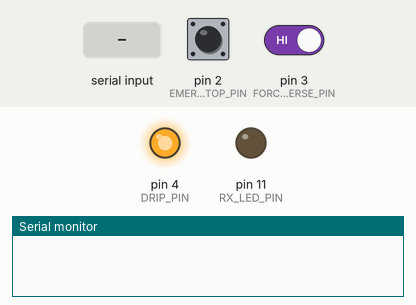
Bench run of a sketch on a simulated Arduino Uno, built with avr-gcc and run on an emulated ATmega328P. Parts: output pins drawn as LEDs (lit = HIGH), the last lines printed to the serial monitor. Dashed ring = blinking. The inputs (shaded band) are chosen by the test bench; at power-on: pin 2 (EMERGENCY_STOP_PIN) HIGH, pin 3 (FORCE_REVERSE_PIN) HIGH. Pins used as bus, display or sensor lines are not drawn.

Above: at 1.2 s.
1.3 s: "1" received over Serial
At 3.1 s:
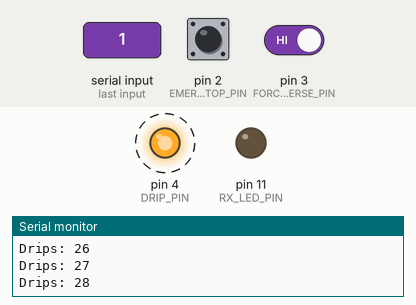
4.3 s: pin 2 (EMERGENCY_STOP_PIN) pulled LOW for 3.2 s
9.0 s: "D" received over Serial
12.0 s: "0" received over Serial
At 13.2 s:
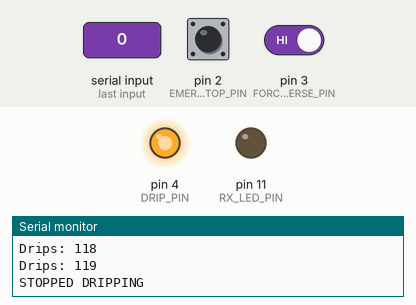
13.5 s: pin 3 (FORCE_REVERSE_PIN) driven LOW
At 14.0 s:
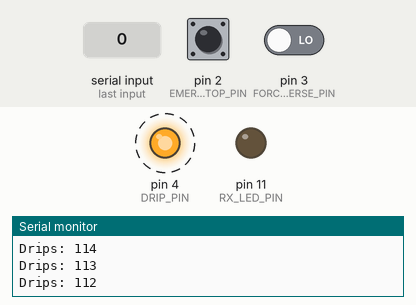
Timing chart, 0 to 17.5 s (numbered marks = the images above; inputs shaded):
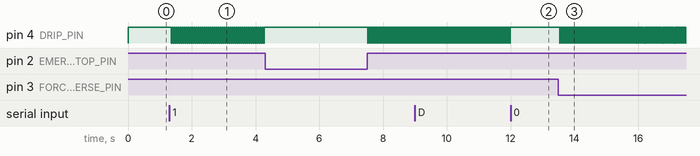

Measured:
- after the input at 1.3 s, pin 4 (DRIP_PIN): alternates HIGH for 0.04 s and LOW for 0.03 s, starting after 0.06 s
- after the input at 12.0 s, pin 4 (DRIP_PIN): stops changing and stays HIGH
- after the input at 13.5 s, pin 4 (DRIP_PIN): alternates HIGH for 0.04 s and LOW for 0.03 s, starting at once

The sketch:

Stepper_Motor_Dripper.ino
```cpp
//PIN Defines
const short STEPPER_DIRECTION_PIN = 8;
const short STEPPER_STEP_PIN = 9;
const short RX_LED_PIN = 11;
const short DRIP_PIN = 4;
const short FORCE_REVERSE_PIN = 3;
const short EMERGENCY_STOP_PIN = 2;
const short REWIND_AFTER_PRINT_SELECTOR = 7;


//Serial Commands
const int dripOnCommand = 49;
const int dripOffCommand = 48;
const int layerStartCommand = 83;
const int layerEndCommand = 69;
const int printCompleteCommand = 77;

//Constants -- THESE CAN BE CHANGED
const int minStepperMicroSeconds = 1000;
const int maxForwardDripSpeed = 1;
const int maxReverseDripSpeed = 1;
const bool emulateDripsInReverse = false;
const int stepperSteps = 200;
const int berrings = 3;
const int stepsPerDrip = 30;
const int dripTimems = 25;

// Enviroment
long steps = 0;
int incommingByte = 0;
bool dripper_on = false;
bool dripper_reverse = false;
long lastCommand = 0;
bool stopped = false;
long inDrip = 0;
long inRecover = 0;
long lastRecordedDripSteps = 0;


void setup() {
  pinMode(STEPPER_DIRECTION_PIN, OUTPUT);
  digitalWrite(STEPPER_DIRECTION_PIN,LOW);
  pinMode(STEPPER_STEP_PIN, OUTPUT);
  digitalWrite(STEPPER_STEP_PIN,LOW);
  pinMode(RX_LED_PIN, OUTPUT);
  digitalWrite(RX_LED_PIN,LOW);
  pinMode(DRIP_PIN, OUTPUT);
  digitalWrite(DRIP_PIN,HIGH);

  pinMode(FORCE_REVERSE_PIN, INPUT);
  pinMode(EMERGENCY_STOP_PIN, INPUT);
  pinMode(REWIND_AFTER_PRINT_SELECTOR, INPUT);

  attachInterrupt(0, emergencyStop, LOW);

  Serial.begin(115200);
}

void drip_forward(){
  digitalWrite(STEPPER_DIRECTION_PIN, HIGH);
  digitalWrite(STEPPER_STEP_PIN, HIGH);
  delayMicroseconds(minStepperMicroSeconds);
  digitalWrite(STEPPER_STEP_PIN, LOW);
  delayMicroseconds(minStepperMicroSeconds);
  steps++;
}

void drip_reverse(){
  digitalWrite(STEPPER_DIRECTION_PIN, LOW);
  digitalWrite(STEPPER_STEP_PIN, HIGH);
  delayMicroseconds(minStepperMicroSeconds);
  digitalWrite(STEPPER_STEP_PIN, LOW);
  delayMicroseconds(minStepperMicroSeconds);
  steps--;
}

void drip() {
  if (inDrip > 0){
    if (millis() >= inDrip){
      digitalWrite(DRIP_PIN, HIGH);
      inDrip = 0;
      inRecover = millis() + dripTimems;
    }
   }
  if (steps % stepsPerDrip == 0 && lastRecordedDripSteps != steps){
    if (inDrip > 0){
      int remain = inDrip - millis();
      delay(max(0,remain));
      inDrip = 0;
      inRecover = millis() + dripTimems;
    }
    if (inRecover > 0){
     int remain = inRecover - millis();
     delay(max(0,remain));
     inRecover = 0;
    }
    digitalWrite(DRIP_PIN, LOW);
    inDrip = millis() + dripTimems;
    Serial.print("Drips: ");
    Serial.println(steps / stepsPerDrip);
  }
}

void emergencyStop(){
  if (stopped){
    Serial.println("EMERGENCY STOP -- RESUMED");
    stopped = false;
  } else {
    Serial.println("EMERGENCY STOP");
    stopped = true;
  }
}

void processSerial(){
  if (Serial.available() > 0) {
    incommingByte = Serial.read();
    digitalWrite(RX_LED_PIN, HIGH);
  } else {
    incommingByte = ' ';
    digitalWrite(RX_LED_PIN, LOW);
  }
  if (incommingByte == dripOnCommand) {
    Serial.println("DRIPPING");
    dripper_reverse = false;
    dripper_on = true;
  } else if (incommingByte == dripOffCommand) {
    Serial.println("STOPPED DRIPPING");
    dripper_on = false;
  } else if (incommingByte == printCompleteCommand) {
    Serial.println("Print Complete");
    dripper_on = false;
    dripper_reverse = true;
  } else if (incommingByte == 'D') {
    Serial.println("OK");
  }
}

void loop() {
  processSerial();
  if (digitalRead(FORCE_REVERSE_PIN) == LOW){
    dripper_on = false;
    dripper_reverse = true;
  }

  if (dripper_on && !stopped){
      drip_forward();
  } else if (dripper_reverse && !stopped) {
    if (steps > 0){
      drip_reverse();
    }
  }

  drip();
}
```
